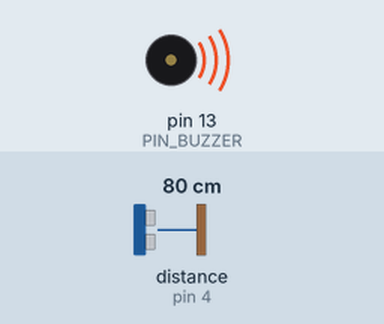
The sketch below on a simulated Arduino Uno, built with avr-gcc and run on an emulated ATmega328P. On the bench: buzzer (waves = sounding). Wiring (inferred from the names in the program): ultrasonic range finder: trigger pin 16; echo pin 4. The inputs (shaded band) are chosen by the test bench; at power-on: distance to the obstacle (sensor on pin 4) 80 cm. The echo pulse lasts 58.3 µs per cm.

Above: at 1.2 s.
1.3 s: distance to the obstacle (sensor on pin 4) set to 96 cm
2.8 s: distance to the obstacle (sensor on pin 4) set to 103 cm
At 3.6 s:
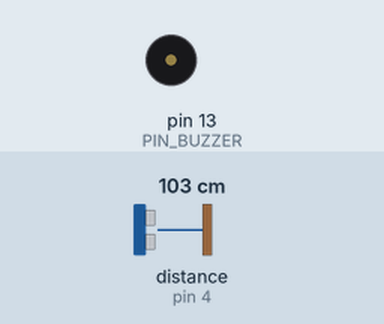
4.3 s: distance to the obstacle (sensor on pin 4) set to 2 cm
At 5.0 s:
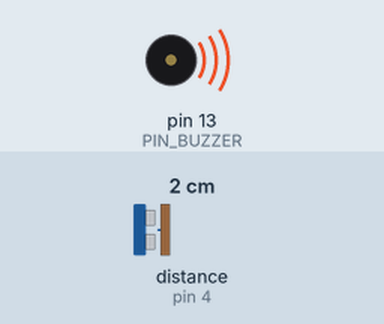
5.8 s: distance to the obstacle (sensor on pin 4) set to 120 cm
At 6.6 s:
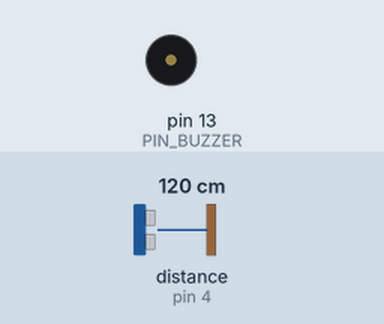
Timing chart, 0 to 8.4 s (numbered marks = the images above; inputs shaded):
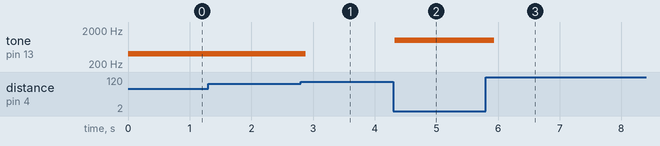

Measured:
- the behaviour switches between 100 and 101 cm on distance to the obstacle (sensor on pin 4) (found by bisection; images 0 and 1)
- after the input at 1.3 s, every drawn part: stays the same
- after the input at 2.8 s, tone on pin 13 (PIN_BUZZER): 400 Hz → silent after 0.09 s
- after the input at 4.3 s, tone on pin 13 (PIN_BUZZER): silent → 1000 Hz at once
- after the input at 5.8 s, tone on pin 13 (PIN_BUZZER): 1000 Hz → silent after 0.14 s

The sketch:

parktronic.ino
```cpp
/*Как работает модуль для измерения расстояния простыми словами:

Мы посылаем короткий импульс (например, 10 микросекунд) на TRIG
Датчик посылает ультразвук и ждёт, пока он отразится от объекта
Как только возвращается эхо, на ECHO появляется сигнал HIGH
Чем дольше он держится, тем дальше объект
Мы измеряем время, а затем переводим его в расстояние*/

#define PIN_TRIG 16
#define PIN_ECHO 4
#define PIN_BUZZER 13

void setup() {
  pinMode(PIN_TRIG, OUTPUT);
  pinMode(PIN_ECHO, INPUT);
  pinMode(PIN_BUZZER, OUTPUT);
}

void loop() {
  // Запускаем измерение:
  digitalWrite(PIN_TRIG, HIGH);
  delayMicroseconds(10);
  digitalWrite(PIN_TRIG, LOW);

  // Считываем результат:
  int duration = pulseIn(PIN_ECHO, HIGH);
  int distanceCM = duration / 58;

  if (distanceCM <= 100) {
    int frequency;
    if (distanceCM > 75) frequency = 400;
    else if (distanceCM > 50) frequency = 600;
    else if (distanceCM > 25) frequency = 800;
    else frequency = 1000;
    tone(PIN_BUZZER, frequency);
  } else {
    noTone(PIN_BUZZER);
  }

  delay(200);
}
```
